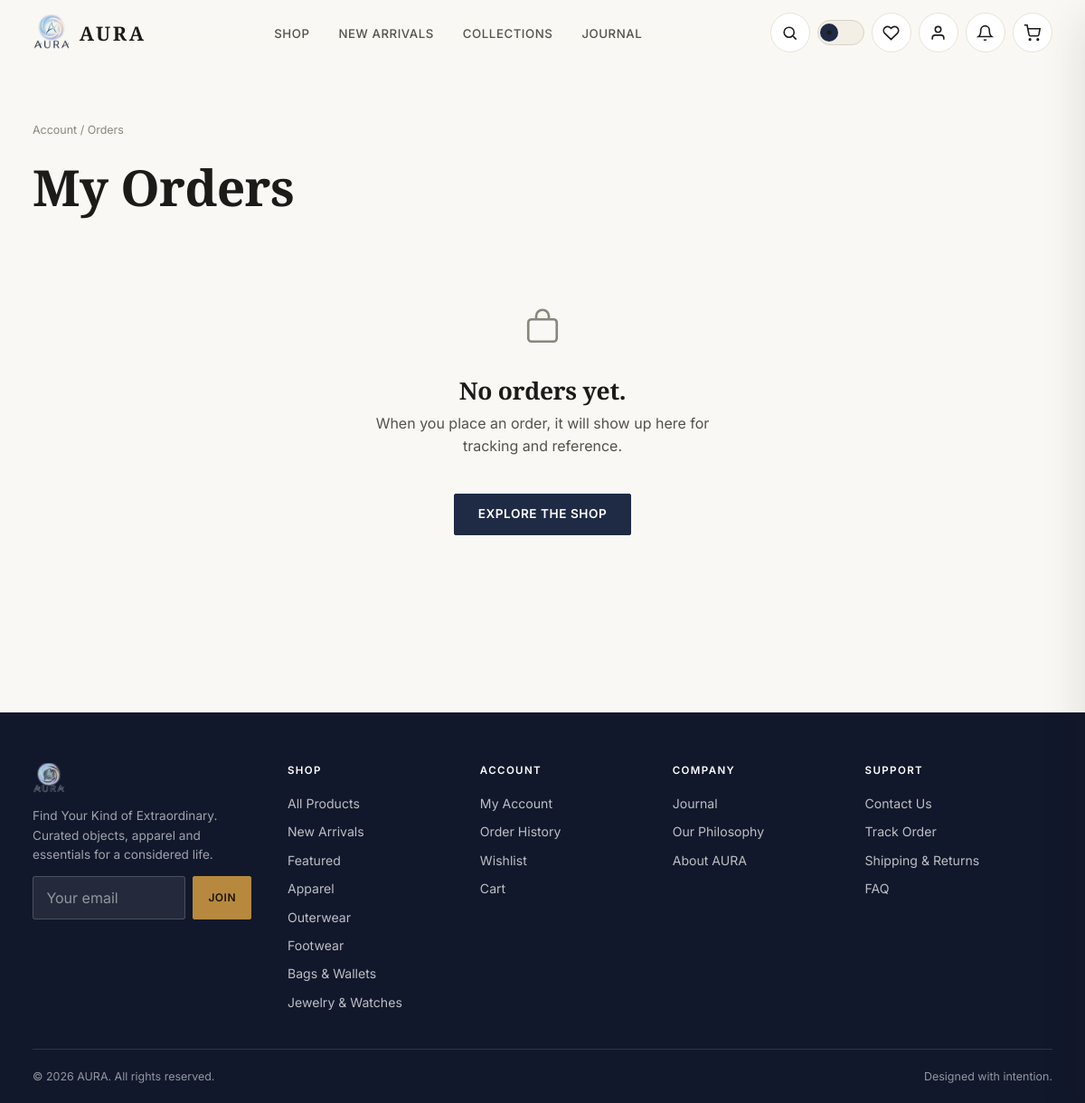
/orders/ (signed in), run on an earlier commit of the app's database.
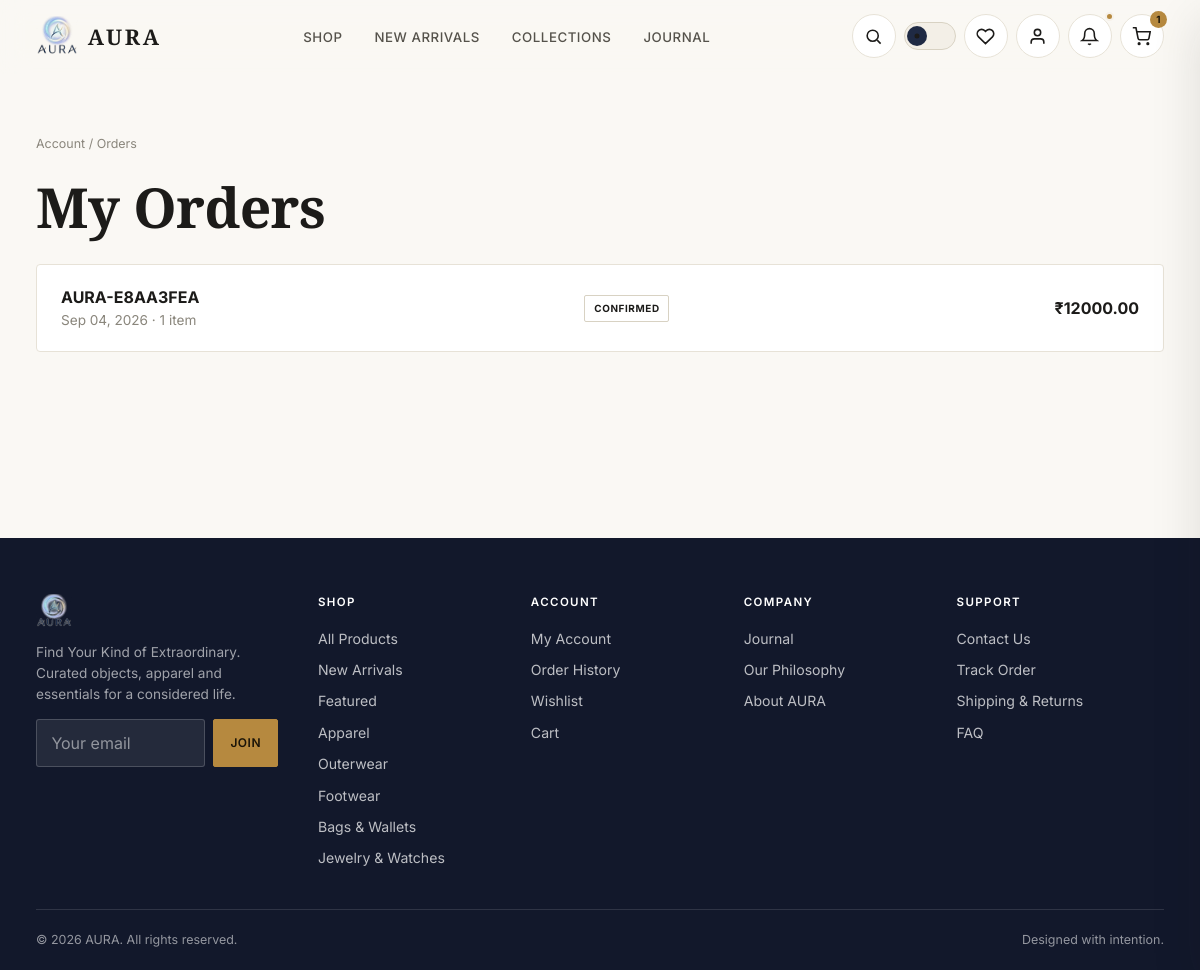
And on a later commit of the database.
### store/models.py (models this page shows, shortened)
class Category(models.Model):
    name = models.CharField(max_length=100, unique=True)
    slug = models.SlugField(max_length=120, unique=True, blank=True)
    description = models.TextField(blank=True)
    image_url = models.URLField(blank=True, help_text='External editorial image representing this category.')
    display_order = models.PositiveIntegerField(default=0)
    is_active = models.BooleanField(default=True)
    created_at = models.DateTimeField(auto_now_add=True)
    class Meta:
        verbose_name_plural = 'Categories'
        ordering = ['display_order', 'name']
    def get_absolute_url(self):
        return reverse('store:category_detail', kwargs={'slug': self.slug})

### orders/models.py (models this page shows, shortened)
class Order(models.Model):
    STATUS_CHOICES = [
        ('pending', 'Pending'),
        ('confirmed', 'Confirmed'),
        ('processing', 'Processing'),
        ('shipped', 'Shipped'),
        ('out_for_delivery', 'Out for Delivery'),
        ('delivered', 'Delivered'),
        ('cancelled', 'Cancelled'),
    ]
    PAYMENT_STATUS_CHOICES = [
        ('pending', 'Pending'),
        ('paid', 'Paid'),
        ('failed', 'Failed'),
        ('refunded', 'Refunded'),
    ]
    order_number = models.CharField(max_length=20, unique=True, editable=False)
    user = models.ForeignKey(settings.AUTH_USER_MODEL, on_delete=models.SET_NULL, null=True, related_name='orders')
    status = models.CharField(max_length=20, choices=STATUS_CHOICES, default='pending')
    payment_status = models.CharField(max_length=12, choices=PAYMENT_STATUS_CHOICES, default='pending')
    coupon = models.ForeignKey(Coupon, on_delete=models.SET_NULL, null=True, blank=True, related_name='orders')
    full_name = models.CharField(max_length=150)
    email = models.EmailField()
    phone_number = models.CharField(max_length=20)
    shipping_address_line1 = models.CharField(max_length=200)
    shipping_address_line2 = models.CharField(max_length=200, blank=True)
    shipping_city = models.CharField(max_length=100)
    shipping_state = models.CharField(max_length=100)
    shipping_postal_code = models.CharField(max_length=20)
    shipping_country = models.CharField(max_length=100, default='India')
    PAYMENT_CHOICES = [
        ('cash_on_delivery', 'Cash on Delivery'),
        ('card', 'Credit / Debit Card (simulated)'),
        ('upi', 'UPI (simulated)'),
    ]
    payment_method = models.CharField(max_length=40, choices=PAYMENT_CHOICES, default='cash_on_delivery')
    subtotal = models.DecimalField(max_digits=10, decimal_places=2, default=Decimal('0.00'))
    discount = models.DecimalField(max_digits=10, decimal_places=2, default=Decimal('0.00'))
    shipping_cost = models.DecimalField(max_digits=10, decimal_places=2, default=Decimal('0.00'))
    total = models.DecimalField(max_digits=10, decimal_places=2, default=Decimal('0.00'))
    created_at = models.DateTimeField(auto_now_add=True)
    updated_at = models.DateTimeField(auto_now=True)
    class Meta:
        ordering = ['-created_at']
    STATUS_STEPS = ['pending', 'confirmed', 'processing', 'shipped', 'out_for_delivery', 'delivered']

### orders/views.py (the view)
# urls.py: path('', views.order_history, name='order_history'),
@login_required
def order_history(request):
    orders = Order.objects.filter(user=request.user).prefetch_related('items')
    return render(request, 'orders/order_history.html', {'orders': orders})

### cart/context_processors.py (called while the page is built)
def cart_context(request):
    cart = getattr(request, 'cart', None)
    if cart is None:
        return {'cart_item_count': 0}
    return {'cart_item_count': cart.total_items}

### cart/models.py (called while the page is built)
    @property
    def items_qs(self):
        return self.items.select_related('product', 'product__category').all()

    @property
    def total_items(self):
        return sum(item.quantity for item in self.items_qs)

### core/context_processors.py (called while the page is built)
def site_context(request):
    from store.models import Category
    return {
        'SITE_NAME': 'AURA',
        'SITE_TAGLINE': 'Find Your Kind of Extraordinary.',
        'footer_categories': Category.objects.filter(is_active=True)[:5],
    }

### notifications/context_processors.py (called while the page is built)
def notifications_context(request):
    if request.user.is_authenticated:
        count = request.user.notifications.filter(is_read=False).count()
        return {'unread_notification_count': count}
    return {'unread_notification_count': 0}

### wishlist/context_processors.py (called while the page is built)
def wishlist_context(request):
    if request.user.is_authenticated:
        ids = list(request.user.wishlist_items.values_list('product_id', flat=True))
        return {'wishlist_product_ids': ids, 'wishlist_count': len(ids)}
    return {'wishlist_product_ids': [], 'wishlist_count': 0}

### templates/orders/order_history.html (shortened to what this page needs)
{% extends 'base.html' %}
{% block content %}
<section class="section container">
  <div class="breadcrumbs"><a href="{% url 'accounts:account_dashboard' %}">Account</a> / Orders</div>
  <h1>My Orders</h1>
  {% if orders %}
    <div class="order-list">
      {% for order in orders %}
        <a href="{% url 'orders:order_detail' order.order_number %}" class="card order-list-item">
          <div>
            <strong>{{ order.order_number }}</strong>
            <div class="text-muted" style="font-size:0.85rem;">{{ order.created_at|date:"M d, Y" }} · {{ order.items.count }} item{{ order.items.count|pluralize }}</div>
          </div>
          <div class="order-list-status">
            <span class="badge badge-outline">{{ order.get_status_display }}</span>
          </div>
          <div class="order-list-total">₹{{ order.total|floatformat:2 }}</div>
        </a>
      {% endfor %}
    </div>
  {% else %}
    <div class="empty-state">
      <div class="icon">
        <svg width="42" height="42" viewBox="0 0 24 24" fill="none" stroke="currentColor" stroke-width="1.5"><rect x="3" y="7" width="18" height="14" rx="2"/><path d="M8 7V5a4 4 0 0 1 8 0v2"/></svg>
      </div>
      <h3>No orders yet.</h3>
      <p>When you place an order, it will show up here for tracking and reference.</p>
      <a href="{% url 'store:shop' %}" class="btn btn-primary">Explore the Shop</a>
    </div>
  {% endif %}
</section>
{% endblock %}

### templates/includes/footer.html (shortened to what this page needs)
{% load static %}
<footer class="site-footer">
  <div class="container">
    <div class="footer-grid">
      <div class="footer-brand">
        <img src="{% static 'images/aura-logo-transparent.png' %}" alt="AURA">
        <p>{{ SITE_TAGLINE }} Curated objects, apparel and essentials for a considered life.</p>
        <form class="newsletter-form" data-newsletter-form action="{% url 'core:newsletter_signup' %}" method="post">
          <input type="email" name="email" placeholder="Your email" required aria-label="Email for newsletter">
          <button type="submit" class="btn btn-gold btn-sm">Join</button>
        </form>
      </div>
      <div>
        <h5>Shop</h5>
        <ul>
          <li><a href="{% url 'store:shop' %}">All Products</a></li>
          <li><a href="{% url 'store:shop' %}?collection=new">New Arrivals</a></li>
          <li><a href="{% url 'store:shop' %}?collection=featured">Featured</a></li>
          {% for c in footer_categories %}<li><a href="{{ c.get_absolute_url }}">{{ c.name }}</a></li>{% endfor %}
        </ul>
      </div>
      <div class="footer-col-account">
        <h5>Account</h5>
        <ul>
          <li><a href="{% url 'accounts:account_dashboard' %}">My Account</a></li>
          <li><a href="{% url 'orders:order_history' %}">Order History</a></li>
          <li><a href="{% url 'wishlist:wishlist_detail' %}">Wishlist</a></li>
          <li><a href="{% url 'cart:cart_detail' %}">Cart</a></li>
        </ul>
      </div>
      <div>
        <h5>Company</h5>
        <ul>
          <li><a href="{% url 'core:journal' %}">Journal</a></li>
          <li><a href="{% url 'core:home' %}#philosophy">Our Philosophy</a></li>
          <li><a href="{% url 'core:home' %}#story">About AURA</a></li>
        </ul>
      </div>
      <div>
        <h5>Support</h5>
        <ul>
          <li><a href="{% url 'core:contact' %}">Contact Us</a></li>
          <li><a href="{% url 'orders:order_history' %}">Track Order</a></li>
          <li><a href="{% url 'core:home' %}#shipping">Shipping &amp; Returns</a></li>
          <li><a href="{% url 'core:home' %}#faq">FAQ</a></li>
        </ul>
      </div>
    </div>
    <div class="footer-bottom">
      <span>&copy; {% now "Y" %} AURA. All rights reserved.</span>
      <span>Designed with intention.</span>
    </div>
  </div>
</footer>

What changed in the data, as far as the page shows it:
added Order: order_number "AURA-E8AA3FEA", created_at "Sep 04, 2026", items.count "1", status "CONFIRMED", total "12000.00"
Also different on the page:
{{ cart_item_count }}: (not shown) → "1"
text no longer shown: "No orders yet. When you place an order, it will show up here for tracking and reference. EXPLORE THE SHOP"
